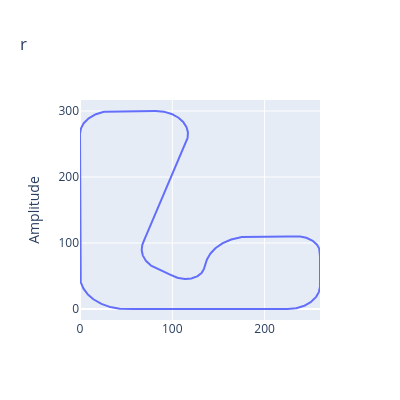

Notebook code for this chart:
### Code cell
import io
import matplotlib.pyplot as plt
import numpy as np
import pandas as pd

# 1. Load your CSV data
csv_data = """SEG.;START X;START Y;END X;END Y;WIDTH 1;WIDTH 2;LENGTH;CENTRE X;CENTRE Y;RADIUS
1;225;0;260;35;0;0;54.9779;225;35;35
2;260;35;260;85;0;0;50;;;
3;260;85;235;110;0;0;39.2699;235;85;25
4;235;110;185.131;110;0;0;49.869;;;
5;185.131;110;145.0057;89.8323;0;0;46.5741;185.131;60;50
6;145.0057;89.8323;145.1891;90.0789;0;0;0.3073;;;
7;145.1891;90.0789;136.4272;70.7373;0;0;21.3965;185.3143;60.2466;50
8;136.4272;70.7373;134.3937;61.2608;0;0;9.6922;;;
9;134.3937;61.2608;114.8388;45.4571;0;0;27.1882;114.8388;65.4571;20
10;114.8388;45.4571;114.02;45.4571;0;0;0.8188;;;
11;114.02;45.4571;103.6574;48.3511;0;0;10.8933;114.02;65.4571;20
12;103.6574;48.3511;83.6857;60.4497;0;0;23.3504;;;
13;83.6857;60.4497;68.3486;100.6147;0;0;46.2956;101.8204;90.3852;35
14;68.3486;100.6147;115.4611;254.7705;0;0;161.1943;;;
15;115.4611;254.7705;81.9894;300;0;0;65.3589;81.9894;265;35
16;81.9894;300;35;300;0;0;46.9894;;;
17;35;300;0;265;0;0;54.9779;35;265;35
18;0;265;0;200;0;0;65;;;
19;0;200;0;50;0;0;150;;;
20;0;50;50;0;0;0;78.5398;50;50;50
21;50;0;225;0;0;0;175;;;
"""

df = pd.read_csv(io.StringIO(csv_data), sep=";")

# 2. Compute cumulative tracking thresholds
df["CUM_START"] = df["LENGTH"].cumsum().shift(1, fill_value=0.0)
df["CUM_END"] = df["LENGTH"].cumsum()
total_length = df["CUM_END"].iloc[-1]


# 3. Function to sample a point at any target distance 's' along the path
def get_point_at_distance(s, dataframe):
    # Handle floating point boundary conditions at the absolute end
    if s >= total_length:
        s = total_length - 1e-9

    # Locate the active segment
    seg = dataframe[(dataframe["CUM_START"] <= s) & (dataframe["CUM_END"] > s)]
    if seg.empty:
        seg = dataframe.iloc[-1:]

    row = seg.iloc[0]
    segment_s = s - row["CUM_START"]
    fraction = segment_s / row["LENGTH"]

    x1, y1 = row["START X"], row["START Y"]
    x2, y2 = row["END X"], row["END Y"]

    # Linear interpolation for straight lines
    if pd.isna(row["RADIUS"]) or row["RADIUS"] == 0:
        x = x1 + fraction * (x2 - x1)
        y = y1 + fraction * (y2 - y1)
    # Angular interpolation for arcs
    else:
        cx, cy = row["CENTRE X"], row["CENTRE Y"]
        r = row["RADIUS"]

        theta1 = np.arctan2(y1 - cy, x1 - cx)
        theta2 = np.arctan2(y2 - cy, x2 - cx)
        angular_length = row["LENGTH"] / r

        # Solve direction matching (Counter-Clockwise vs Clockwise)
        diff_ccw = (theta2 - theta1) % (2 * np.pi)
        diff_cw = (theta1 - theta2) % (2 * np.pi)

        if abs(diff_ccw - angular_length) < 1e-2:
            theta = theta1 + fraction * diff_ccw
        elif abs(diff_cw - angular_length) < 1e-2:
            theta = theta1 - fraction * diff_cw
        else:
            if abs(diff_ccw - angular_length) < abs(diff_cw - angular_length):
                theta = theta1 + fraction * diff_ccw
            else:
                theta = theta1 - fraction * diff_cw

        x = cx + r * np.cos(theta)
        y = cy + r * np.sin(theta)

    return x, y


# 4. Set the number of equidistant points you want
n_points = 2000  # Change this value to get more or fewer points
target_distances = np.linspace(0, total_length, n_points)

# Extract coordinates
equidistant_points = [
    get_point_at_distance(s, df) for s in target_distances
]
points_x, points_y = zip(*equidistant_points)
PlotPLY(x=points_x,y=points_y)

### Figure 1 — Plotly figure (JSON) as saved in the notebook; plotly's stock layout.template omitted (floating-point values rounded to 4 significant figures; data arrays with more than 128 entries replaced by an {"elided": "..."} marker saying what was removed)
{"data": [{"type": "scatter", "x": {"elided": "2000 float values"}, "xaxis": "x", "y": {"elided": "2000 float values"}, "yaxis": "y"}], "layout": {"height": 400, "title": {"text": "r"}, "width": 400, "xaxis": {"anchor": "y", "domain": [0, 1]}, "yaxis": {"anchor": "x", "domain": [0, 1], "title": {"text": "Amplitude"}}}}
